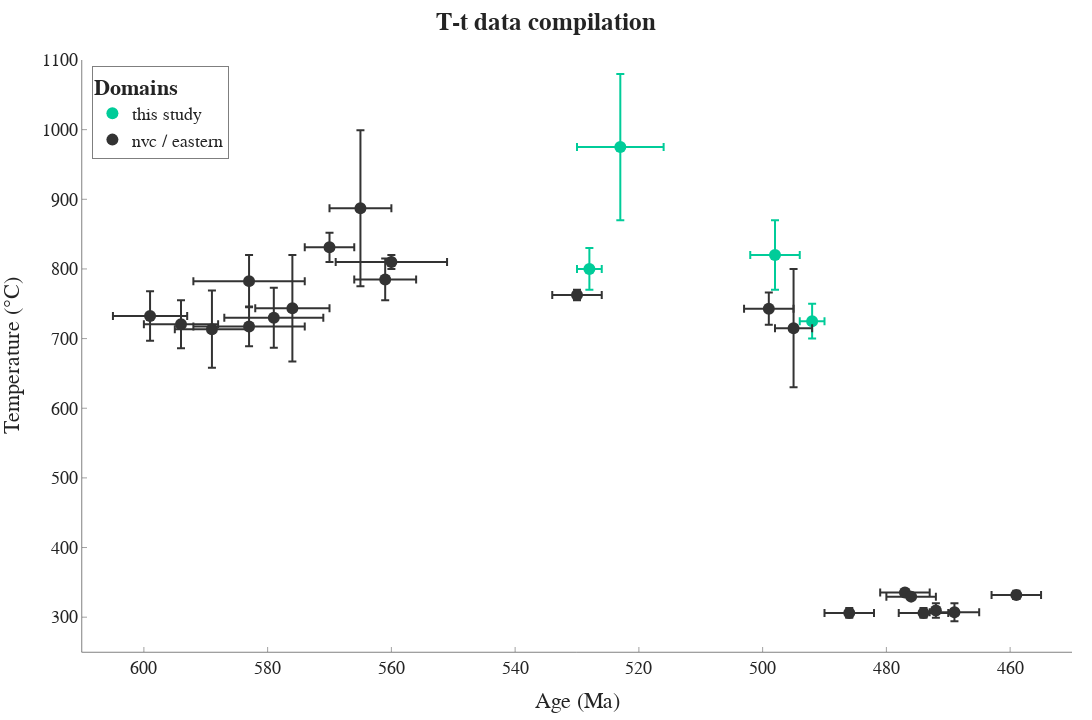

This figure's notebook cell:
### Markdown cell above
#### Plotting

### Code cell
plot_Tt(df_excel, "2025", False)

### Figure 1 — Plotly figure (JSON) as saved in the notebook; plotly's stock layout.template omitted (floating-point values rounded to 4 significant figures)
{"data": [{"customdata": [["Schiavetti_et_al_2024"], ["Schiavetti_et_al_2024"], ["Schiavetti_et_al_2024"], ["Schiavetti_et_al_2024"]], "error_x": {"array": [2, 4, 7, 2]}, "error_y": {"array": [30, 50, 105, 25]}, "hovertemplate": "hue_domain=this study<br>age=%{x}<br>T=%{y}<br>reference=%{customdata[0]}<extra></extra>", "legendgroup": "this study", "marker": {"color": "#00cc99", "size": 12, "symbol": "circle"}, "mode": "markers", "name": "this study", "orientation": "v", "showlegend": true, "type": "scatter", "x": [528, 498, 523, 492], "xaxis": "x", "y": [800, 820, 975, 725], "yaxis": "y"}, {"customdata": [["Ritcher_et_al_2016"], ["Ritcher_et_al_2016"], ["Ritcher_et_al_2016"], ["Ritcher_et_al_2016"], ["Ritcher_et_al_2016"], ["Melo_et_al_2017a"], ["Melo_et_al_2017a"], ["Cavalcante_et_al_2018"], ["Cavalcante_et_al_2018"], ["Cavalcante_et_al_2018"], ["Cavalcante_et_al_2018"], ["Cavalcante_et_al_2018"], ["Cavalcante_et_al_2018"], ["Cavalcante_et_al_2018"], ["Vauchez_et_al_2019"], ["Vauchez_et_al_2019"], ["Vauchez_et_al_2019"], ["Vauchez_et_al_2019"], ["Vauchez_et_al_2019"], ["Vauchez_et_al_2019"], ["Vauchez_et_al_2019"]], "error_x": {"array": [5, 4, 4, 3, 5, 9, 4, 6, 6, 6, 6, 9, 8, 9, 4, 4, 4, 4, 4, "4 (1)", 4]}, "error_y": {"array": [30, 23, 21, 85, 112, 10, 7.5, 76.5, 55.5, 35.5, 34.5, 28.5, 43, 37.5, 7, 2.5, 7, 3.5, 6, 10.5, 13]}, "hovertemplate": "hue_domain=nvc / eastern<br>age=%{x}<br>T=%{y}<br>reference=%{customdata[0]}<extra></extra>", "legendgroup": "nvc / eastern", "marker": {"color": "#333333", "size": 12, "symbol": "circle"}, "mode": "markers", "name": "nvc / eastern", "orientation": "v", "showlegend": true, "type": "scatter", "x": [561, 499, 570, 495, 565, 560, 530, 576, 589, 599, 594, 583, 579, 583, 486, 477, 474, 476, 459, 472, 469], "xaxis": "x", "y": [785, 743, 831, 715, 887, 810, 762.5, 743.5, 713.5, 732.5, 720.5, 717.5, 730, 782.5, 306, 335.5, 306, 329.5, 332, 309.5, 307], "yaxis": "y"}], "layout": {"font": {"family": "Calibri", "size": 18}, "height": 720, "legend": {"bordercolor": "Black", "borderwidth": 0.5, "font": {"family": "Calibri", "size": 18}, "title": {"text": "<b>Domains</b>"}, "tracegroupgap": 0, "x": 0.01, "xanchor": "left", "y": 0.99, "yanchor": "top"}, "margin": {"b": 20, "r": 20, "t": 60}, "title": {"text": "<b>T-t data compilation</b>", "x": 0.5}, "width": 1200, "xaxis": {"anchor": "y", "domain": [0, 1], "linecolor": "black", "linewidth": 0.5, "range": [610, 450], "showline": true, "ticks": "inside", "tickwidth": 0.5, "title": {"text": "Age (Ma)"}}, "yaxis": {"anchor": "x", "domain": [0, 1], "linecolor": "black", "linewidth": 0.5, "range": [250, 1100], "showline": true, "ticks": "inside", "tickwidth": 0.5, "title": {"text": "Temperature (°C)"}}}}
